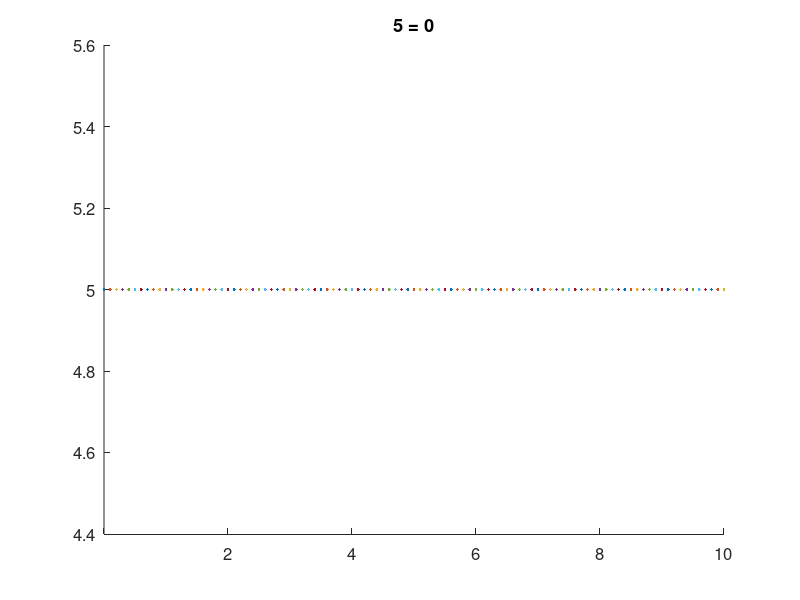

Here is the MATLAB script that generated this plot:
clc;

% Prompt the user to enter an equation in terms of x
eq = input('Enter an equation (in terms of x): ', 's');
f = str2func(['@(x) ', eq]);

% Prompt the user to enter tolerance and maximum iterations
tol = input('Enter tolerance: ');
max_iterations = 30;
results = [];

% Root calculation
for i = 1:5
    % Prompt the user to enter the first and second intervals
    a = input('Enter the first interval: ');
    b = input('Enter the second interval: ');

    % Check if there is a change of sign in the interval
    if f(a) * f(b) < 0
        break;
    else
        fprintf('No root lies between the given intervals.\n');
    end
end

for i = 1:max_iterations
    c = (a * f(b) - b * f(a)) / (f(b) - f(a));
    results = [c, results];

    % Check if the difference between c and b or c and a is within tolerance
    if abs(c - b) < tol || abs(c - a) < tol
        break;
    end

    if f(a) * f(c) < 0
        b = c;
    elseif f(b) * f(c) < 0
        a = c;
    end
end

fprintf('Root is %0.4f\n', c);
disp('Calculated roots in each iteration:');
disp(results');

% Graph visualization
x = 0:0.1:10;
hold on;
plot(x, f(x));
plot(c, f(c), 'xr');
title([eq, ' = 0']);
titleFontSize = 16;
set(get(gca, 'title'), 'FontSize', titleFontSize);
axisLabelFontSize = 12;
set(gca, 'FontSize', axisLabelFontSize);
set(gca, 'XAxisLocation', 'origin');
